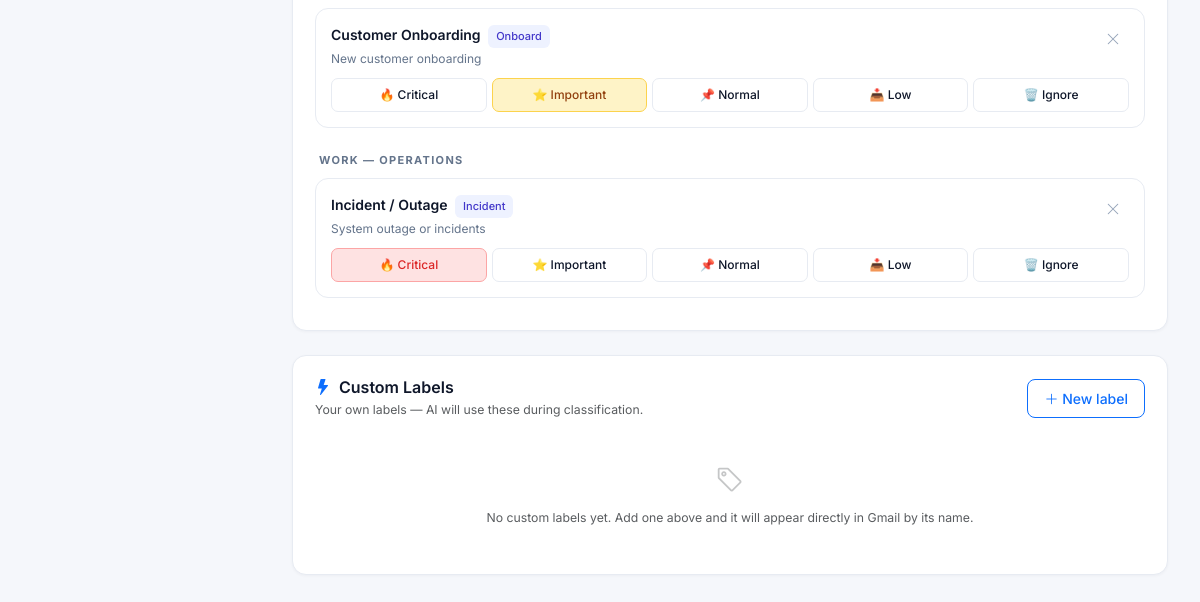
The app's page /accounts/categories/ (signed in, lower part), older data.
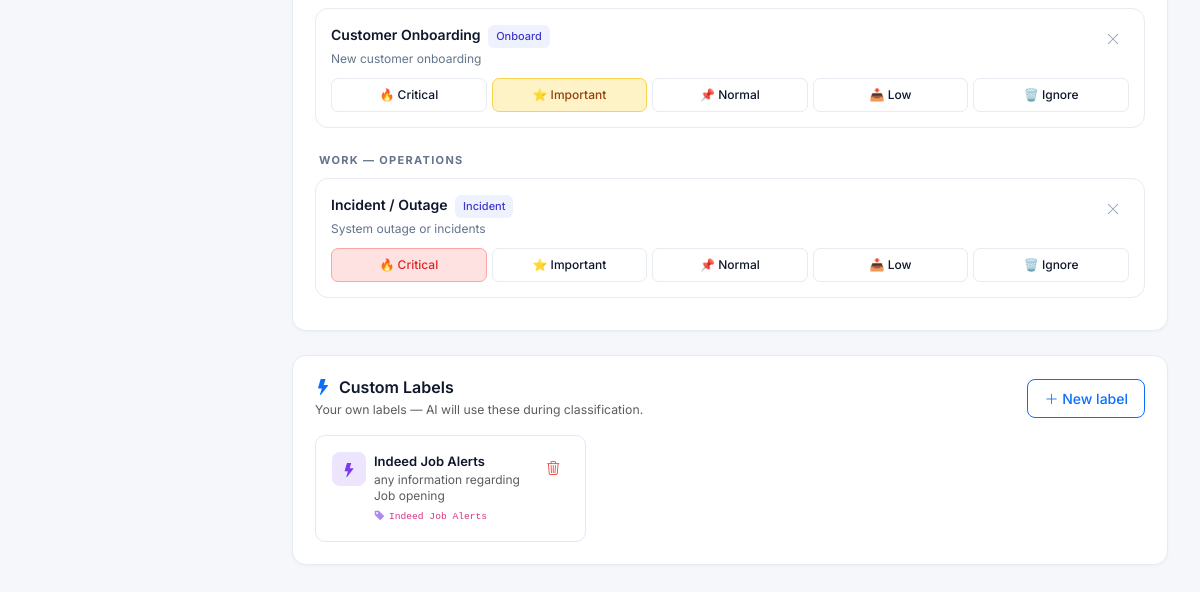
The same page, newer data.
### accounts/models.py (models this page shows, shortened)
class UserCategoryPreference(models.Model):
    user     = models.ForeignKey(User, on_delete=models.CASCADE, related_name="category_prefs")
    category = models.ForeignKey(EmailCategory, on_delete=models.CASCADE)
    tier     = models.CharField(max_length=16, choices=TIER_CHOICES)
    class Meta:
        unique_together = [("user", "category")]

class EmailCategory(models.Model):
    slug         = models.SlugField(max_length=64, unique=True)
    name         = models.CharField(max_length=120)
    short_label  = models.CharField(max_length=32)
    group        = models.CharField(max_length=64)
    description  = models.TextField(blank=True)
    default_tier = models.CharField(max_length=16, choices=TIER_CHOICES, default="normal")

class UserCustomCategory(models.Model):
    user        = models.ForeignKey(User, on_delete=models.CASCADE, related_name="custom_categories")
    name        = models.CharField(max_length=100)
    slug        = models.SlugField(max_length=100)
    description = models.TextField(blank=True, help_text="Describe what kinds of emails belong here")
    created_at  = models.DateTimeField(auto_now_add=True)
    class Meta:
        unique_together = [("user", "slug")]

### accounts/views.py (the view, shortened to what this page needs)
# urls.py: path("categories/",       views.categories_view,  name="categories"),
@login_required
def categories_view(request):
    active_prefs = (
        UserCategoryPreference.objects
        .filter(user=request.user)
        .select_related("category")
        .order_by("category__group", "category__name")
    )
    active_groups = {}
    active_cat_ids = set()
    for p in active_prefs:
        active_groups.setdefault(p.category.group, []).append(p)
        active_cat_ids.add(p.category_id)
    pool_cats = (
        EmailCategory.objects
        .exclude(id__in=active_cat_ids)
        .exclude(slug__in=["urgent", "myorg", "other"])
        .order_by("group", "name")
    )
    pool_groups = {}
    for c in pool_cats:
        pool_groups.setdefault(c.group, []).append(c)
    custom_cats = request.user.custom_categories.order_by("name")
    tier_choices = [
        ("critical",  "Critical"),
        ("important", "Important"),
        ("normal",    "Normal"),
        ("low",       "Low"),
        ("ignore",    "Ignore"),
    ]
    return render(request, "categories.html", {
        "active_groups": active_groups,
        "pool_groups":   pool_groups,
        "custom_cats":   custom_cats,
        "active_count":  len(active_cat_ids),
        "pool_count":    pool_cats.count(),
        "tier_choices":  tier_choices,
    })

### accounts/context_processors.py (called while the page is built)
def active_job(request):
    if not request.user.is_authenticated:
        return {}
    job = (ClassificationJob.objects
           .filter(user=request.user, status__in=["pending", "running"])
           .order_by("-id").first())
    return {"global_active_job": job}

### templates/categories.html (shortened to what the changed rows need)
{% extends "base.html" %}{% block title %}Labels{% endblock %}
{% block body %}
<form method="post" id="tier-form">
  <div class="card-modern mb-4">
    {% if active_groups %}
      {% for group, prefs in active_groups.items %}
        <div class="cat-group-title">{{ group }}</div>
        {% for pref in prefs %}
          <div class="cat-card" id="cat-card-{{ pref.pk }}">
            <div class="cat-card-head d-flex justify-content-between align-items-start">
              <div>
                <div class="cat-name">
                  {{ pref.category.name }}
                  <span class="badge-cat ms-1">{{ pref.category.short_label }}</span>
                </div>
                <div class="cat-desc">{{ pref.category.description }}</div>
              </div>
              <form method="post" class="ms-3 flex-shrink-0"
                    onsubmit="return confirm('Remove {{ pref.category.name }} from your labels?')">
                <button type="submit" class="btn btn-sm" style="color:#94a3b8;padding:3px 8px" title="Remove">
                  <i class="bi bi-x-lg"></i>
                </button>
              </form>
            </div>
            <div class="tier-pills">
              {% for val, label in tier_choices %}
                <label class="tier-pill {% if pref.tier == val %}selected {% if val == 'critical' %}crit{% elif val == 'important' %}imp{% elif val == 'normal' %}norm{% elif val == 'low' %}low{% else %}ign{% endif %}{% endif %}">
                  {% if val == 'critical' %}🔥 Critical
                  {% elif val == 'important' %}⭐ Important
                  {% elif val == 'normal' %}📌 Normal
                  {% elif val == 'low' %}📥 Low
                  {% else %}🗑️ Ignore{% endif %}
                </label>
              {% endfor %}
            </div>
          </div>
        {% endfor %}
      {% endfor %}
    {% else %}
      <div class="text-center py-5 text-muted">
        <i class="bi bi-inbox" style="font-size:32px;opacity:.3"></i>
        <p class="mt-3 mb-0">No active categories yet.<br>
          Complete onboarding to get AI-selected labels, or browse the pool above.</p>
      </div>
    {% endif %}
  </div>
</form>
<div class="card-modern">
  {% if custom_cats %}
    <div class="row g-2">
      {% for c in custom_cats %}
        <div class="col-sm-6 col-lg-4">
          <div class="d-flex align-items-start gap-2 p-3" style="background:#fff;border:1.5px solid #e0e7ff;border-radius:10px">
            <div style="width:34px;height:34px;border-radius:8px;background:#7c3aed22;color:#7c3aed;display:grid;place-items:center;flex-shrink:0">
              <i class="bi bi-lightning-fill"></i>
            </div>
            <div style="flex:1;min-width:0">
              <div class="fw-semibold" style="font-size:13px">{{ c.name }}</div>
              <div class="text-muted" style="font-size:12px;line-height:1.3">{{ c.description|default:"No description" }}</div>
              <div class="text-muted mt-1" style="font-size:11px"><i class="bi bi-tag-fill me-1" style="color:#7c3aed;opacity:.6"></i><code>{{ c.name }}</code></div>
            </div>
            <form method="post" onsubmit="return confirm('Delete this label?')">
              <button type="submit" class="btn btn-sm" style="color:#ef4444;padding:4px 8px">
                <i class="bi bi-trash3"></i>
              </button>
            </form>
          </div>
        </div>
      {% endfor %}
    </div>
  {% else %}
    <div class="text-center py-4 text-muted">
      <i class="bi bi-tag" style="font-size:28px;opacity:.35"></i>
      <p class="mt-2 mb-0 small">No custom labels yet. Add one above and it will appear directly in Gmail by its name.</p>
    </div>
  {% endif %}
</div>
{% endblock %}

Row changes from the older to the newer data that the page shows:
added UserCustomCategory: name "Indeed Job Alerts", description "any information regarding Job opening"
Text that changed along with them:
text no longer shown: "No custom labels yet. Add one above and it will appear directly in Gmail by its name."
